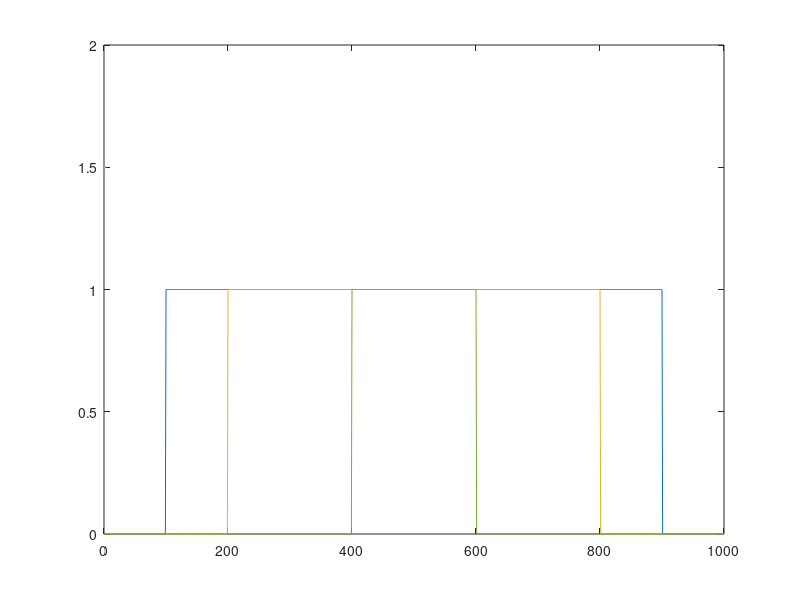
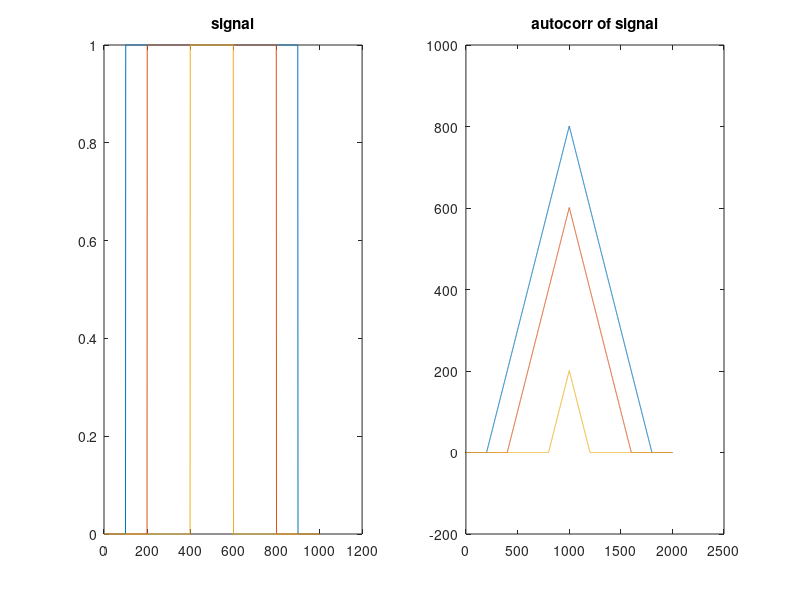

Recreate these plots in MATLAB, in order.
clc;
clear all;

t = 0:1:1000;

for i = 1:length(t)
    if(t(i)>=100 && t(i)<=900)
        amplitude = 1;
        y(i) = amplitude;
    else
        amplitude = 0;
        y(i) = amplitude;
    end
end



for i = 1:length(t)
    if(t(i)>= 200 && t(i)<=800)
        amplitude = 1;
        y2(i) = amplitude;
    else
        amplitude = 0;
        y2(i) = amplitude;
    end
end

for i = 1:length(t)
    if(t(i)>= 400 && t(i)<=600)
        amplitude = 1;
        y3(i) = amplitude;
    else
        amplitude = 0;
        y3(i) = amplitude;
    end
end


figure;

plot(t,y,LineWidth=1.5);
hold on;
plot(t,y2,LineWidth=1.5);
plot(t,y3,LineWidth=1.5);
hold off;

z1 = xcorr(y,y);
z2 = xcorr(y2,y2);
z3 = xcorr(y3,y3);

figure;
subplot(1,2,1);
plot(y);
title('signal')
hold on;
plot(y2);
plot(y3);
hold off;
subplot(1,2,2);
plot(z1);
title('autocorr of signal')
hold on;
plot(z2);
plot(z3);






